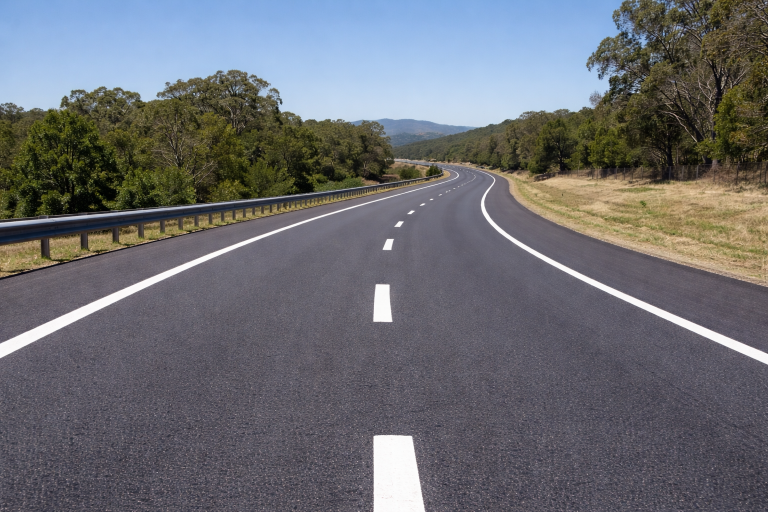
#> input picture test_images/curved road.jpg, 1536 x 1024 px (shown at 1/2 size)
$ jupyter execute --allow-errors Lane-Lines-Detection.ipynb   (shell and % lines are left out)
#> lines starting #> are read from the running program, lines starting #| are printed output that depends on the picture; after the words box and inside, x2 and y2 are one past the last pixel; in counts of white or black regions, pixels touching at a corner belong together
# Project: **AUTONOMOUS CAR SYSTEM AND LANEDETECTION**

**In this project, I used Python and OpenCV to detect lane lines on the road.
I developed a processing pipeline that works on a series of individual images, and applied the result to a video stream.**

**Example of the intended output**

---

<figure>

 <figcaption>
 <p></p>
 </figcaption>
</figure>

## Pipeline architecture:
-  **Load test images.**
-  **Apply Color Selection**
-  **Apply Canny edge detection.**
    -  Apply gray scaling to the images.
    -  Apply Gaussian smoothing.
    -  Perform Canny edge detection.
-  **Determine the region of interest.**
-  **Apply Hough transform.**
-  **Average and extrapolating the lane lines.**
-  **Apply on video streams.**

I'll explain each step in details below.

#### Environement:
-  Windows 7
-  Anaconda 4.3.29
-  Python 3.6.2
-  OpenCV 3.1.0

## 1. Loading test images

 We will write a function called `list_images()` that will show all the test images we're working on.

[cell 1]
#Importing some useful packages
import matplotlib.pyplot as plt
import matplotlib.image as mpimg
import numpy as np
import cv2
import os
import glob
from moviepy.editor import VideoFileClip

[cell 2]
# [19 lines left out: function list_images, not called in this run]

[cell 3]
import glob
import matplotlib.pyplot as plt

def list_images(images, cols=2, rows=5, cmap=None):
    """
    Display a list of images in a single figure with matplotlib.
        Parameters:
            images: List of np.arrays compatible with plt.imshow.
            cols (Default = 2): Number of columns in the figure.
            rows (Default = 5): Number of rows in the figure.
            cmap (Default = None): Used to display gray images.
    """
    plt.figure(figsize=(10, 11))
    for i, image in enumerate(images):
        plt.subplot(rows, cols, i+1)
        #Use gray scale color map if there is only one channel
        cmap = 'gray' if len(image.shape) == 2 else cmap
        plt.imshow(image, cmap=cmap)
        plt.xticks([])
        plt.yticks([])
    plt.tight_layout(pad=0, h_pad=0, w_pad=0)
    plt.show()

test_images = [plt.imread(img) for img in glob.glob('test_images/02. solidWhiteRight.jpg')]

print(len(test_images))  # should be > 5

list_images(test_images)

## 2. Color Selection

Lane lines in the test images are in white and yellow. We need to choose the most suitable color space, that clearly highlights the lane lines.

### Original RGB color selection

I will apply color selection to the `test_images` in the original RGB format. We will try to retain as much of the lane lines as possible, while blacking out most of the other stuff.

[cell 4]
# [29 lines left out: function RGB_color_selection, not called in this run]

Applying color selection to `test_images` in the RGB color space.

[cell 5]
import numpy as np
import cv2

# [29 lines left out: function RGB_color_selection, not called in this run]

list_images(list(map(RGB_color_selection, test_images)))

### a) HSV color space

**Wikipedia**: HSV is an alternative representation of the RGB color model. The HSV representation models the way colors mix together, with the saturation dimension resembling various shades of brightly colored paint, and the value dimension resembling the mixture of those paints with varying amounts of black or white.

[cell 6]
# [7 lines left out: function convert_hsv, not called in this run]

list_images(list(map(convert_hsv, test_images)))

[cell 7]
# [24 lines left out: function HSV_color_selection, not called in this run]

Applying color selection to `test_images` in the HSV color space.

[cell 8]
list_images(list(map(HSV_color_selection, test_images)))

### b) HSL color space

**Wikipedia**: HSL is an alternative representation of the RGB color model. The HSL model attempts to resemble more perceptual color models such as NCS or Munsell, placing fully saturated colors around a circle at a lightness value of 1/2, where a lightness value of 0 or 1 is fully black or white, respectively.

[cell 9]
def convert_hsl(image):
    """
    Convert RGB images to HSL.
        Parameters:
            image: An np.array compatible with plt.imshow.
    """
    return cv2.cvtColor(image, cv2.COLOR_RGB2HLS)

list_images(list(map(convert_hsl, test_images)))

[cell 10]
def HSL_color_selection(image):
    """
    Apply color selection to the HSL images to blackout everything except for white and yellow lane lines.
        Parameters:
            image: An np.array compatible with plt.imshow.
    """
    #Convert the input image to HSL
    converted_image = convert_hsl(image)

    #White color mask
    lower_threshold = np.uint8([0, 200, 0])
    upper_threshold = np.uint8([255, 255, 255])
    white_mask = cv2.inRange(converted_image, lower_threshold, upper_threshold)

    #Yellow color mask
    lower_threshold = np.uint8([10, 0, 100])
    upper_threshold = np.uint8([40, 255, 255])
    yellow_mask = cv2.inRange(converted_image, lower_threshold, upper_threshold)

    #Combine white and yellow masks
    mask = cv2.bitwise_or(white_mask, yellow_mask)
    masked_image = cv2.bitwise_and(image, image, mask = mask)

    return masked_image

Applying color selection to `test_images` in the HSL color space.

[cell 11]
list_images(list(map(HSL_color_selection, test_images)))

Using HSL produces the clearest lane lines of all color spaces. We will use them for the next steps.

[cell 12]
color_selected_images = list(map(HSL_color_selection, test_images))

## 3. Canny Edge Detection

**Wikipedia**: The Canny edge detector is an edge detection operator that uses a multi-stage algorithm to detect a wide range of edges in images.

### a) Gray scaling the images

The Canny edge detection algorithm measures the intensity gradients of each pixel. So, we need to convert the images into gray scale in order to detect edges.

[cell 13]
# [7 lines left out: function gray_scale, not called in this run]

[cell 14]
def gray_scale(image):
	"""
	Convert images to gray scale.
		Parameters:
			image: An np.array compatible with plt.imshow.
	"""
	return cv2.cvtColor(image, cv2.COLOR_RGB2GRAY)

gray_images = list(map(gray_scale, color_selected_images))
list_images(gray_images)

### b) Applying Gaussian smoothing

**Wikipedia**: Since all edge detection results are easily affected by image noise, it is essential to filter out the noise to prevent false detection caused by noise. To smooth the image, a Gaussian filter is applied to convolve with the image. This step will slightly smooth the image to reduce the effects of obvious noise on the edge detector.

[cell 15]
# [9 lines left out: function gaussian_smoothing, not called in this run]

[cell 16]
def gaussian_smoothing(image, kernel_size=13):
	"""
	Apply Gaussian filter to the input image.
		Parameters:
			image: An np.array compatible with plt.imshow.
			kernel_size (Default = 13): The size of the Gaussian kernel will affect the performance of the detector.
			It must be an odd number (3, 5, 7, ...).
	"""
	return cv2.GaussianBlur(image, (kernel_size, kernel_size), 0)

blur_images = list(map(gaussian_smoothing, gray_images))
list_images(blur_images)

### c) Applying Canny Edge Detection

**Wikipedia**:
The Process of Canny edge detection algorithm can be broken down to 5 different steps:
1. Find the intensity gradients of the image
2. Apply non-maximum suppression to get rid of spurious response to edge detection.
3. Apply *double threshold* to determine potential edges.
4. Track edge by hysteresis: Finalize the detection of edges by suppressing all the other edges that are weak and not connected to strong edges.

**If an edge pixel’s gradient value is higher than the high threshold value, it is marked as a strong edge pixel. If an edge pixel’s gradient value is smaller than the high threshold value and larger than the low threshold value, it is marked as a weak edge pixel. If an edge pixel's value is smaller than the low threshold value, it will be suppressed.
The two threshold values are empirically determined and their definition will depend on the content of a given input image.*

[cell 17]
# [9 lines left out: function canny_detector, not called in this run]

[cell 18]
def canny_detector(image, low_threshold=50, high_threshold=150):
	"""
	Apply Canny Edge Detection algorithm to the input image.
		Parameters:
			image: An np.array compatible with plt.imshow.
			low_threshold (Default = 50).
			high_threshold (Default = 150).
	"""
	return cv2.Canny(image, low_threshold, high_threshold)

edge_detected_images = list(map(canny_detector, blur_images))
list_images(edge_detected_images)

## 4. Region of interest

We're interested in the area facing the camera, where the lane lines are found. So, we'll apply region masking to cut out everything else.

[cell 19]
# [24 lines left out: function region_selection, not called in this run]

[cell 20]
def region_selection(image):
	"""
	Determine and cut the region of interest in the input image.
		Parameters:
			image: An np.array compatible with plt.imshow.
	"""
	mask = np.zeros_like(image)
	#Defining a 3 channel or 1 channel color to fill the mask with depending on the input image
	if len(image.shape) > 2:
		channel_count = image.shape[2]
		ignore_mask_color = (255,) * channel_count
	else:
		ignore_mask_color = 255
	#We could have used fixed numbers as the vertices of the polygon,
	#but they will not be applicable to images with different dimesnions.
	rows, cols = image.shape[:2]
	bottom_left  = [cols * 0.1, rows * 0.95]
	top_left     = [cols * 0.4, rows * 0.6]
	bottom_right = [cols * 0.9, rows * 0.95]
	top_right    = [cols * 0.6, rows * 0.6]
	vertices = np.array([[bottom_left, top_left, top_right, bottom_right]], dtype=np.int32)
	cv2.fillPoly(mask, vertices, ignore_mask_color)
	masked_image = cv2.bitwise_and(image, mask)
	return masked_image

masked_image = list(map(region_selection, edge_detected_images))
list_images(masked_image)

## 5. Hough Transform

The Hough transform is a technique which can be used to isolate features of a particular shape within an image. I'll use it to detected the lane lines in `selected_region_images`.

[cell 21]
# [13 lines left out: function hough_transform, not called in this run]

`hough_lines` contains the list of lines detected in the selected region. Now, we will draw these detected lines onto the original `test_images`.

[cell 22]
hough_lines = list(map(hough_transform, masked_image))

[cell 23]
# [14 lines left out: function draw_lines, not called in this run]

[cell 24]
# [14 lines left out: function draw_lines, not called in this run]

def hough_transform(image):
    """
    Determine and cut the region of interest in the input image.
        Parameters:
            image: The output of a Canny transform.
    """
    rho = 1              #Distance resolution of the accumulator in pixels.
    theta = np.pi/180    #Angle resolution of the accumulator in radians.
    threshold = 20       #Only lines that are greater than threshold will be returned.
    minLineLength = 20   #Line segments shorter than that are rejected.
    maxLineGap = 300     #Maximum allowed gap between points on the same line to link them
    return cv2.HoughLinesP(image, rho = rho, theta = theta, threshold = threshold,
                           minLineLength = minLineLength, maxLineGap = maxLineGap)

hough_lines = list(map(hough_transform, masked_image))

line_images = []
for image, lines in zip(test_images, hough_lines):
    line_images.append(draw_lines(image, lines))

list_images(line_images)

## 6. Averaging and extrapolating the lane lines

We have multiple lines detected for each lane line. We need to average all these lines and draw a single line for each lane line.
We also need to extrapolate the lane lines to cover the full lane line length.

[cell 25]
# [27 lines left out: function average_slope_intercept, not called in this run]

[cell 26]
# [16 lines left out: function pixel_points, not called in this run]

[cell 27]
# [74 lines left out: functions average_slope_intercept, pixel_points, lane_lines, draw_lane_lines, not called in this run]


lane_images = []
for image, lines in zip(test_images, hough_lines):
    lane_images.append(draw_lane_lines(image, lane_lines(image, lines)))


list_images(lane_images)

## 7. Apply on video streams

Now, we'll use the above functions to detect lane lines from a video stream.

[cell 28]
#Import everything needed to edit/save/watch video clips
from moviepy import *
from IPython.display import HTML
from IPython.display import Image

[cell 29]
# [14 lines left out: function frame_processor, not called in this run]

[cell 30]
def process_video(test_video, output_video):
    """
    Read input video stream and produce a video file with detected lane lines.
        Parameters:
            test_video: Input video.
            output_video: A video file with detected lane lines.
    """
    input_video = VideoFileClip(os.path.join('test_videos', test_video), audio=False)
    processed = input_video.fl_image(frame_processor)
    processed.write_videofile(os.path.join('output_videos', output_video), audio=False)

[cell 31]
from moviepy.editor import VideoFileClip
import os

process_video('solidWhiteRight.mp4', 'solidWhiteRight_output.mp4')
#> (the call stopped at in process_video, `input_video = VideoFileClip(os.path.join('test_videos', test_video), a..`: moviepy is not available in this run)
HTML("""
<video width="960" height="540" controls>
  <source src="{0}">
</video>
""".format("output_videos/solidWhiteRight_output.mp4"))

[cell 32]
from moviepy.editor import VideoFileClip
import os

process_video('solidYellowLeft.mp4', 'solidYellowLeft_output.mp4')
#> (the call stopped at in process_video, `input_video = VideoFileClip(os.path.join('test_videos', test_video), a..`: moviepy is not available in this run)
HTML("""
<video width="960" height="540" controls>
  <source src="{0}">
</video>
""".format("output_videos/solidYellowLeft_output.mp4"))

[cell 33]
process_video('challenge.mp4', 'challenge_output.mp4')
#> (the call stopped at in process_video, `input_video = VideoFileClip(os.path.join('test_videos', test_video), a..`: moviepy is not available in this run)
HTML("""
<video width="960" height="540" controls>
  <source src="{0}">
</video>
""".format("output_videos\challenge_output.mp4"))

## 8. Lane Confidance Visualization

[cell 34]
import joblib

# 1. Load the pre-trained Random Forest model from your file
# Make sure 'confidence_model.pkl' is in the same folder as your notebook
confidence_model = joblib.load('confidence_model.pkl')
#> (reads confidence_model.pkl from the repository)

print("✅ The Random Forest 'confidence_model' is now loaded and ready!")

[cell 35]
import cv2

image_to_use = cv2.imread("test_images/curved road.jpg")
#> image_to_use is the input picture: shape (1024, 1536, 3); mean B, G, R 113.1, 107.9, 106.5
image_to_use = cv2.cvtColor(image_to_use, cv2.COLOR_BGR2RGB)

[cell 36]
import numpy as np

X = np.array([
    [-0.7, 120, 300],
    [-0.8, 150, 250],
    [0.7, 130, 900],
    [0.9, 160, 950],

    # more noise
    [-0.2, 30, 400],
    [0.3, 40, 600],
    [0.0, 20, 500],
    [1.5, 10, 200]
])

y = np.array([
    0.9, 0.95, 0.92, 0.96,
    0.2, 0.3, 0.1, 0.25
])

[cell 37]
from sklearn.ensemble import RandomForestRegressor
import pickle

reg_model = RandomForestRegressor()
reg_model.fit(X, y)

with open("confidence_model.pkl", "wb") as f:
    pickle.dump(reg_model, f)

print("Confidence model ready")

[cell 38]
with open("confidence_model.pkl", "rb") as f:
    reg_model = pickle.load(f)

[cell 39]
# [17 lines left out: function get_line_confidence, not called in this run]

[cell 40]
# [7 lines left out: function classify_confidence, not called in this run]

[cell 41]
import numpy as np
import cv2

def draw_with_confidence(image, lines):
    output = image.copy()

    # 1. Get features and raw lines
    features, raw_lines = extract_features_from_lines(lines)

    if len(features) == 0:
        return output

    # 2. Get predictions from your RandomForest model
    # Note: Ensure your 'confidence_model' is already loaded!
    predictions = confidence_model.predict(features)

    left_scores = []
    right_scores = []

    # 3. 🔥 THE SPLITTING LOGIC
    for i in range(len(features)):
        slope = features[i][0] # Slope is the first feature
        score = predictions[i]

        if slope < 0:
            left_scores.append(score)
        else:
            right_scores.append(score)

    # 4. Calculate Averages
    # We use np.mean to get one stable number for each side
    left_avg = np.mean(left_scores) if left_scores else 0.0
    right_avg = np.mean(right_scores) if right_scores else 0.0

    # 5. Draw labels on the image
    # Left Side (Top Left)
    cv2.putText(output, f"L-Confidence: {left_avg:.2f}", (50, 50),
                cv2.FONT_HERSHEY_SIMPLEX, 1, (0, 255, 0), 2)

    # Right Side (Top Right)
    cv2.putText(output, f"R-Confidence: {right_avg:.2f}", (image.shape[1]-450, 50),
                cv2.FONT_HERSHEY_SIMPLEX, 1, (0, 255, 0), 2)

    return output

[cell 42]
def confidence_pipeline(image):

    color = HSL_color_selection(image)
#> in HSL_color_selection, `white_mask = cv2.inRange(converted_image, lower_threshold, upper_thres..`:
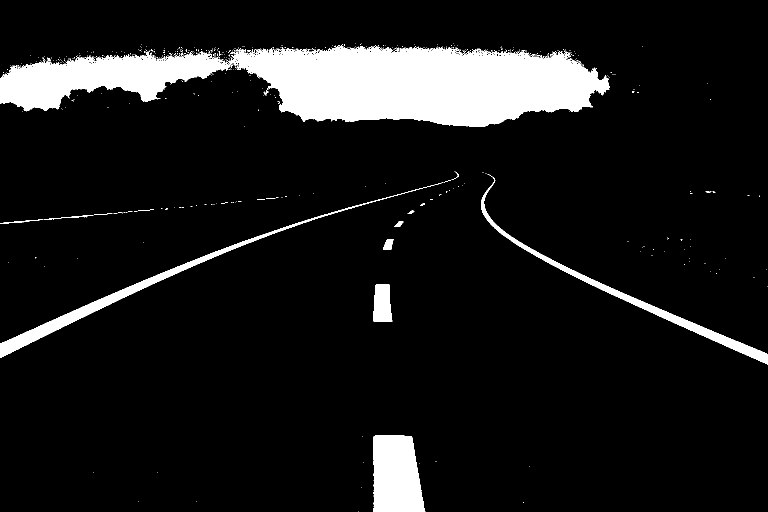
#> white_mask: shape (1024, 1536) (shown at 1/2 size); 9.7% white; 554 white regions (538 under 20 px), largest, box (x1, y1, x2, y2) and area: (0, 90, 1219, 254) 116298, (747, 870, 851, 1024) 13673, (0, 365, 886, 716) 10064
#> in HSL_color_selection, `yellow_mask = cv2.inRange(converted_image, lower_threshold, upper_thre..`:
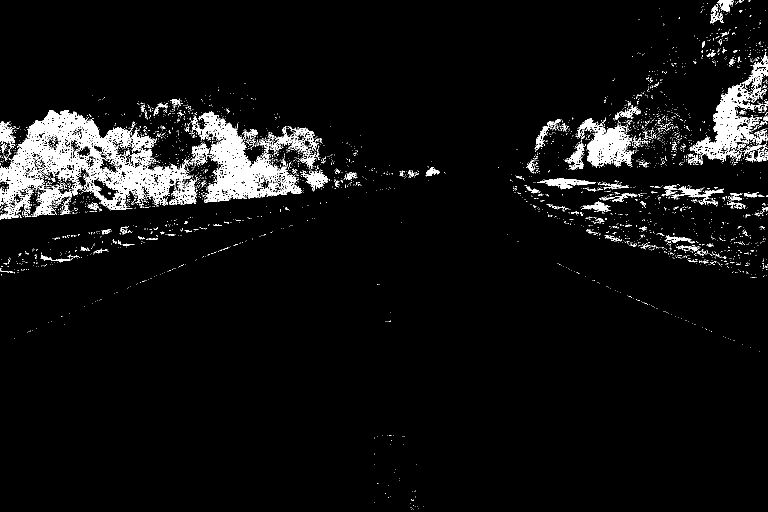
#> yellow_mask: shape (1024, 1536) (shown at 1/2 size); 5.6% white; 3707 white regions (3537 under 20 px), largest, box (x1, y1, x2, y2) and area: (0, 220, 394, 439) 31653, (384, 223, 604, 405) 14163, (1375, 125, 1536, 330) 9216
#> in HSL_color_selection, `mask = cv2.bitwise_or(white_mask, yellow_mask)`:
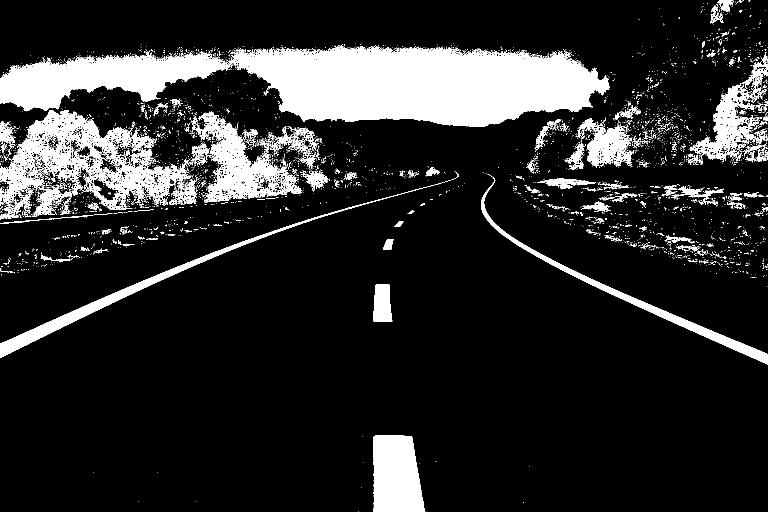
#> mask: shape (1024, 1536) (shown at 1/2 size); 15.3% white; 4025 white regions (3839 under 20 px), largest, box (x1, y1, x2, y2) and area: (0, 90, 1219, 254) 116298, (0, 220, 394, 439) 31653, (384, 223, 604, 405) 14163
#> in HSL_color_selection, `masked_image = cv2.bitwise_and(image, image, mask = mask)`:
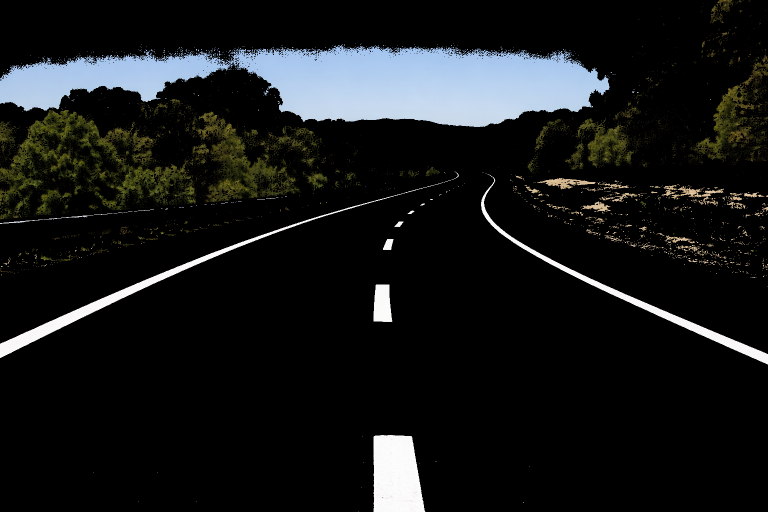
#> masked_image: shape (1024, 1536, 3) (shown at 1/2 size); mean R, G, B 22.8, 24.6, 24.9
    gray  = gray_scale(color)
#> in gray_scale, `return cv2.cvtColor(image, cv2.COLOR_RGB2GRAY)`:
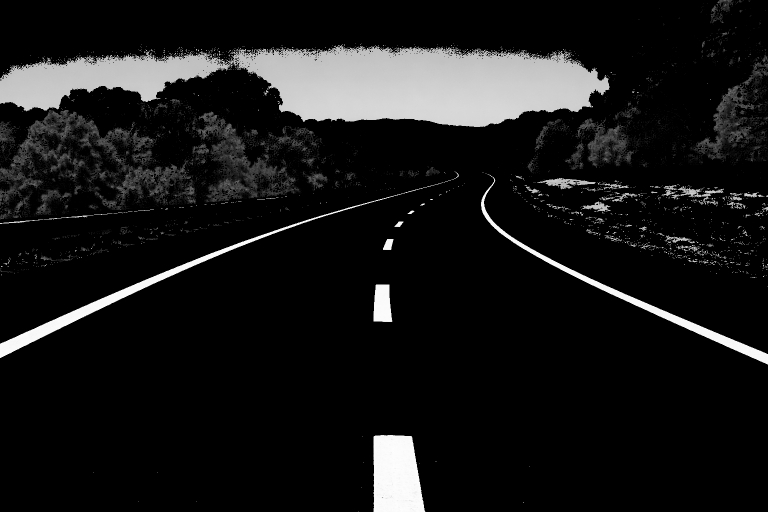
#> returned value: shape (1024, 1536) (shown at 1/2 size); min 0, max 254, mean 24.1
    smooth= gaussian_smoothing(gray)
#> in gaussian_smoothing, `return cv2.GaussianBlur(image, (kernel_size, kernel_size), 0)`:
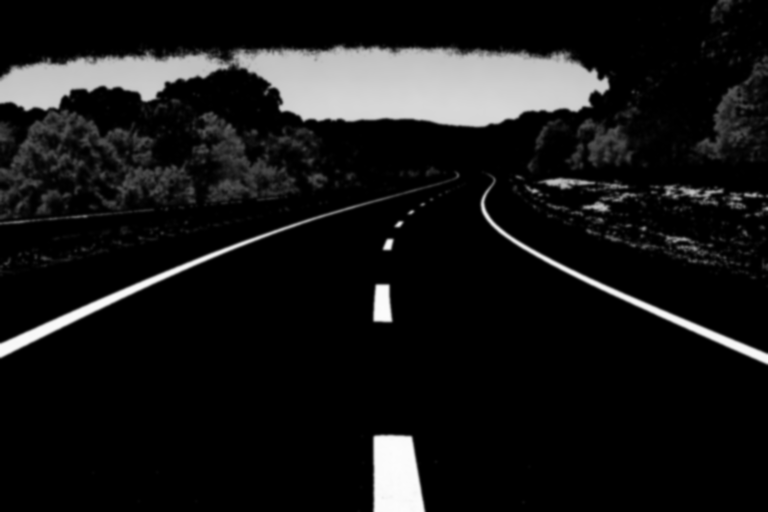
#> returned value: shape (1024, 1536) (shown at 1/2 size); min 0, max 252, mean 24.1
    edges = canny_detector(smooth)
#> (the rest of the program and of its run is left out)
